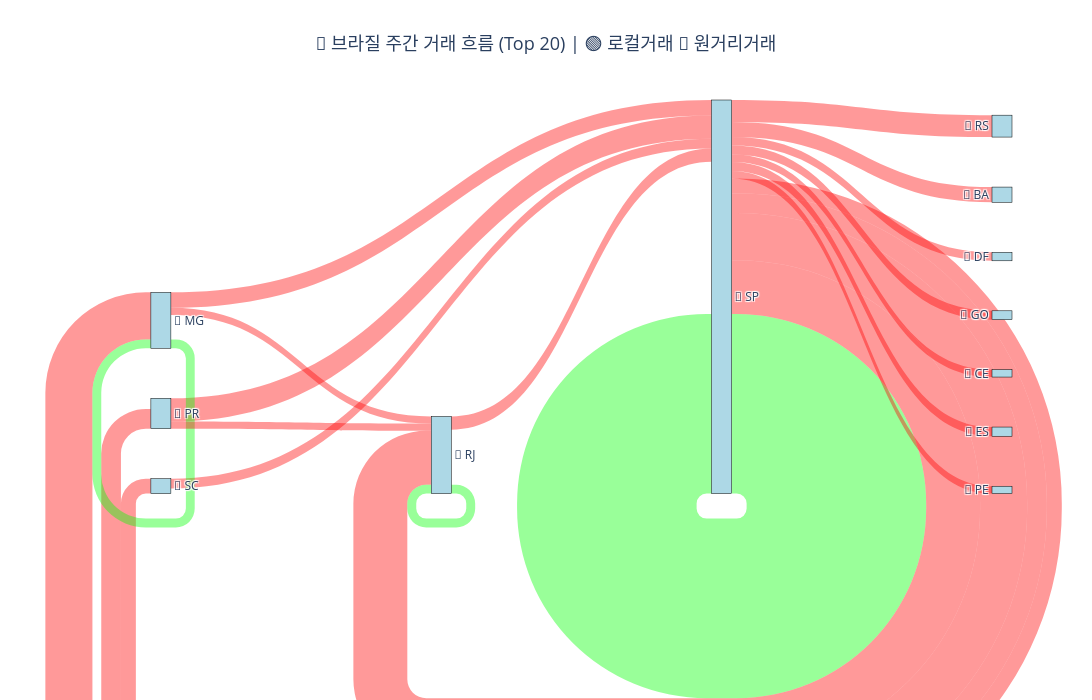

Source (notebook cell):
### Code cell
# 2. 지역별 자급자족율 분석
print("🏠 지역별 자급자족율 분석:")
print("="*40)

# 주별 자급자족율 계산
state_self_sufficiency = df_matching.groupby('customer_state').agg({
    'total_value': 'sum',
    'transaction_count': 'sum'
}).reset_index()

local_trade = df_matching[df_matching['is_local'] == 1].groupby('customer_state').agg({
    'total_value': 'sum',
    'transaction_count': 'sum'
}).reset_index()

local_trade.columns = ['customer_state', 'local_value', 'local_transactions']

# 자급자족율 계산
self_sufficiency = state_self_sufficiency.merge(local_trade, on='customer_state', how='left')
self_sufficiency['local_value'] = self_sufficiency['local_value'].fillna(0)
self_sufficiency['local_transactions'] = self_sufficiency['local_transactions'].fillna(0)

self_sufficiency['value_self_sufficiency'] = (self_sufficiency['local_value'] / self_sufficiency['total_value'] * 100).round(1)
self_sufficiency['transaction_self_sufficiency'] = (self_sufficiency['local_transactions'] / self_sufficiency['transaction_count'] * 100).round(1)

# 자급자족율 상위/하위 지역
top_self_sufficient = self_sufficiency.nlargest(5, 'value_self_sufficiency')
low_self_sufficient = self_sufficiency.nsmallest(5, 'value_self_sufficiency')

print("🏆 자급자족율 높은 지역 Top 5:")
for _, row in top_self_sufficient.iterrows():
    print(f"   {row['customer_state']}: {row['value_self_sufficiency']:>5.1f}% (거래량 {row['transaction_self_sufficiency']:>5.1f}%)")

print(f"\n⚠️  외부 의존도 높은 지역 Top 5:")
for _, row in low_self_sufficient.iterrows():
    print(f"   {row['customer_state']}: {row['value_self_sufficiency']:>5.1f}% (거래량 {row['transaction_self_sufficiency']:>5.1f}%)")

print()

# 3. Fancy 시각화 1: Sankey 다이어그램 (주요 거래 흐름)
print("🎨 Fancy 시각화 1: 지역간 거래 흐름 Sankey 다이어그램")

# 주요 거래 흐름만 선택 (Top 20)
top_flows = df_matching.groupby(['customer_state', 'seller_state']).agg({
    'total_value': 'sum',
    'transaction_count': 'sum'
}).reset_index().nlargest(20, 'total_value')

# 노드 생성 (고유한 주 이름들)
all_states = list(set(top_flows['customer_state'].tolist() + top_flows['seller_state'].tolist()))
node_colors = []
node_labels = []

for state in all_states:
    # 고객 지역과 판매자 지역 구분
    if state in top_flows['customer_state'].values:
        node_labels.append(f"🛒 {state}")
        node_colors.append('lightblue')
    else:
        node_labels.append(f"🏭 {state}")
        node_colors.append('lightcoral')

# 인덱스 매핑
state_to_index = {state: i for i, state in enumerate(all_states)}

# Sankey 데이터 준비
source_indices = [state_to_index[state] for state in top_flows['seller_state']]
target_indices = [state_to_index[state] for state in top_flows['customer_state']]
values = top_flows['total_value'].tolist()

# 링크 색상 (로컬 vs 원거리)
link_colors = []
for _, row in top_flows.iterrows():
    if row['customer_state'] == row['seller_state']:
        link_colors.append('rgba(0, 255, 0, 0.4)')  # 로컬 = 초록
    else:
        link_colors.append('rgba(255, 0, 0, 0.4)')  # 원거리 = 빨강

fig1 = go.Figure(data=[go.Sankey(
    node=dict(
        pad=15,
        thickness=20,
        line=dict(color="black", width=0.5),
        label=node_labels,
        color=node_colors
    ),
    link=dict(
        source=source_indices,
        target=target_indices, 
        value=values,
        color=link_colors
    )
)])

fig1.update_layout(
    title={
        'text': "🌊 브라질 주간 거래 흐름 (Top 20) | 🟢 로컬거래 🔴 원거리거래",
        'x': 0.5,
        'font': {'size': 18}
    },
    font_size=12,
    width=1200,
    height=700
)

fig1.show()

### Figure 1 — Plotly figure (JSON) as saved in the notebook; plotly's stock layout.template omitted (floating-point values rounded to 4 significant figures)
{"data": [{"link": {"color": ["rgba(0, 255, 0, 0.4)", "rgba(255, 0, 0, 0.4)", "rgba(255, 0, 0, 0.4)", "rgba(255, 0, 0, 0.4)", "rgba(255, 0, 0, 0.4)", "rgba(255, 0, 0, 0.4)", "rgba(255, 0, 0, 0.4)", "rgba(255, 0, 0, 0.4)", "rgba(255, 0, 0, 0.4)", "rgba(255, 0, 0, 0.4)", "rgba(255, 0, 0, 0.4)", "rgba(255, 0, 0, 0.4)", "rgba(255, 0, 0, 0.4)", "rgba(0, 255, 0, 0.4)", "rgba(0, 255, 0, 0.4)", "rgba(255, 0, 0, 0.4)", "rgba(255, 0, 0, 0.4)", "rgba(255, 0, 0, 0.4)", "rgba(255, 0, 0, 0.4)", "rgba(255, 0, 0, 0.4)"], "source": [11, 11, 11, 4, 11, 11, 0, 11, 11, 8, 9, 11, 11, 8, 0, 11, 11, 11, 0, 4], "target": [11, 8, 0, 11, 10, 4, 11, 5, 9, 11, 11, 6, 2, 8, 0, 1, 7, 3, 8, 8], "value": [3472000.0, 1043000.0, 910100.0, 450400.0, 423600.0, 380700.0, 298100.0, 294100.0, 288700.0, 257200.0, 190500.0, 177600.0, 173000.0, 172700.0, 170800.0, 164500.0, 142800.0, 141500.0, 138300.0, 138200.0]}, "node": {"color": ["lightblue", "lightblue", "lightblue", "lightblue", "lightblue", "lightblue", "lightblue", "lightblue", "lightblue", "lightblue", "lightblue", "lightblue"], "label": ["🛒 MG", "🛒 DF", "🛒 GO", "🛒 CE", "🛒 PR", "🛒 BA", "🛒 ES", "🛒 PE", "🛒 RJ", "🛒 SC", "🛒 RS", "🛒 SP"], "line": {"color": "black", "width": 0.5}, "pad": 15, "thickness": 20}, "type": "sankey"}], "layout": {"font": {"size": 12}, "height": 700, "title": {"font": {"size": 18}, "text": "🌊 브라질 주간 거래 흐름 (Top 20) | 🟢 로컬거래 🔴 원거리거래", "x": 0.5}, "width": 1200}}
